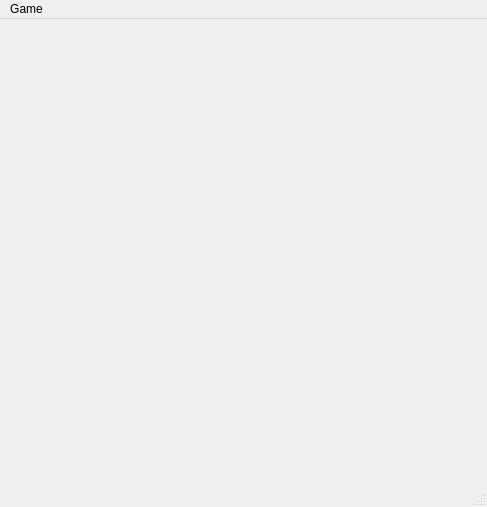
<?xml version="1.0" encoding="UTF-8"?>
<ui version="4.0">
 <class>MainWindow</class>
 <widget class="QMainWindow" name="MainWindow">
  <property name="geometry">
   <rect>
    <x>0</x>
    <y>0</y>
    <width>487</width>
    <height>507</height>
   </rect>
  </property>
  <property name="windowTitle">
   <string>Sudoku Game</string>
  </property>
  <widget class="QWidget" name="centralwidget">
   <widget class="QWidget" name="gridLayoutWidget">
    <property name="geometry">
     <rect>
      <x>20</x>
      <y>10</y>
      <width>451</width>
      <height>441</height>
     </rect>
    </property>
    <layout class="QGridLayout" name="grid_layout"/>
   </widget>
  </widget>
  <widget class="QMenuBar" name="menubar">
   <property name="geometry">
    <rect>
     <x>0</x>
     <y>0</y>
     <width>487</width>
     <height>22</height>
    </rect>
   </property>
   <widget class="QMenu" name="menuGame">
    <property name="title">
     <string>Game</string>
    </property>
    <addaction name="separator"/>
    <addaction name="menu_new"/>
    <addaction name="menu_open_file"/>
   </widget>
   <addaction name="menuGame"/>
  </widget>
  <widget class="QStatusBar" name="statusbar"/>
  <action name="menu_new">
   <property name="text">
    <string>New...</string>
   </property>
  </action>
  <action name="menu_open_file">
   <property name="text">
    <string>Open File...</string>
   </property>
  </action>
 </widget>
 <resources/>
 <connections/>
</ui>
